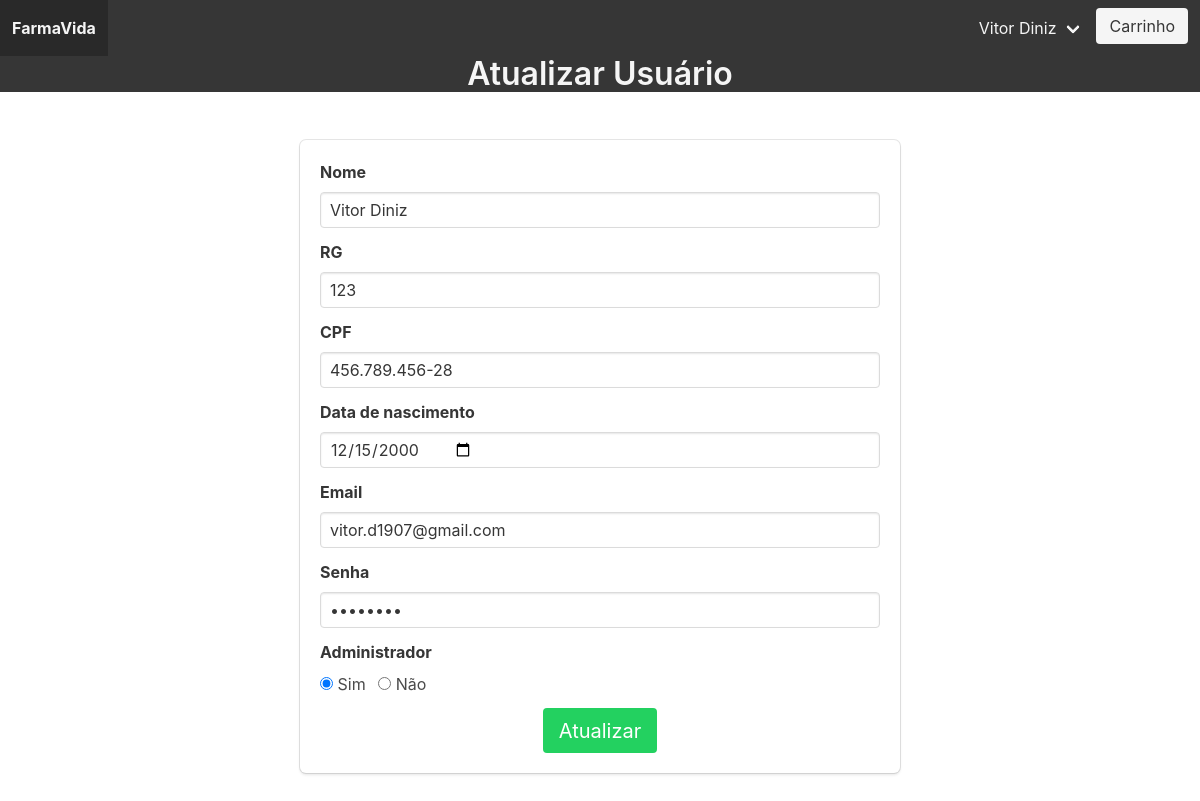
Page /pages/atualizarUser.php?id=1 (signed in) on the committed database.
### tables this page shows
CREATE TABLE `usuario` (
  `id_usuario` int(11) NOT NULL,
  `nome` varchar(450) DEFAULT NULL,
  `rg` varchar(45) DEFAULT NULL,
  `cpf` varchar(15) DEFAULT NULL,
  `nascimento` date DEFAULT NULL,
  `status` char(1) DEFAULT NULL,
  `email` varchar(45) DEFAULT NULL,
  `senha` varchar(45) DEFAULT NULL
);

### dao/daoUsuario.class.php (called while the page is built, shortened)
<?php
    require_once "../class/usuario.class.php";
    class DaoUsuario{
        public function selectId($id){
            $return = NULL;
            $conexao = new Conexao();
            $con = $conexao->connectDB();
            $sql = "SELECT * FROM `usuario` WHERE `id_usuario` = {$id}";
            $result = $con->query($sql);
            if(($result->num_rows) != 0){
                while($row = $result->fetch_assoc()){
                    $user = new Usuario();
                    $user->setId($row["id_usuario"]);
                    $user->setNome($row["nome"]);
                    $user->setRg($row["rg"]);
                    $user->setCpf($row["cpf"]);
                    $user->setNascimento($row["nascimento"]);
                    $user->setStatus($row["status"]);
                    $user->setEmail($row["email"]);
                    $user->setSenha($row["senha"]);
                    $return = $user;
                }
            }
            return $return;
        }
    }
?>

### class/usuario.class.php (called while the page is built, shortened)
<?php
    class Usuario{
        private $nome;
        private $rg;
        private $cpf;
        private $nascimento;
        private $email;
        private $senha;
        private $status;
        public function getNome(){
            return $this->nome;
        }
        public function setNome($nome){
            $this->nome = $nome;
        }
        public function getRg(){
            return $this->rg;
        }
        public function setRg($rg){
            $this->rg = $rg;
        }
        public function getCpf(){
            return $this->cpf;
        }
        public function setCpf($cpf){
            $this->cpf = $cpf;
        }
        public function getNascimento(){
            return $this->nascimento;
        }
        public function setNascimento($nascimento){
            $this->nascimento = $nascimento;
        }
        public function getStatus(){
            return $this->status;
        }
        public function setStatus($status){
            $this->status = $status;
        }
        public function getEmail(){
            return $this->email;
        }
        public function setEmail($email){
            $this->email = $email;
        }
        public function getSenha(){
            return $this->senha;
        }
        public function setSenha($senha){
            $this->senha = $senha;
        }
    }
?>

### pages/atualizarUser.php (the view, shortened to what this page needs)
<?php
    require_once "../class/usuario.class.php";
    require_once "../dao/daoUsuario.class.php";
    $daoUser = new DaoUsuario();
    $u = $daoUser->selectId($_GET['id']);
?>
<!DOCTYPE html>
<html lang="pt-br">
    <head>
        <link rel="stylesheet" href="bulma-0.7.5/css/bulma.min.css">
    </head>
    <body>
        <nav class="navbar is-dark " role="navigation" aria-label="main navigation">
            <div class="navbar-brand">
                <a class="navbar-item text-centered" href="index.php"><strong>FarmaVida</strong></a>
            </div>
            <div id="navbarBasicExample" class="navbar-menu">
                <div class="navbar-end">
                    <div class="navbar-item">
                        <?php
                            if(isset($_SESSION['login'])){
                                if(unserialize($_SESSION['login'])->getStatus() == 0){
                                    echo"<div class='navbar-item has-dropdown is-hoverable'>
                                        <a class='navbar-link'>".unserialize($_SESSION['login'])->getNome()."</a>
                                        <a class='button is-light' href='carrinho.php'>Carrinho</a>
                                        <div class='navbar-dropdown'>
                                            <a class='navbar-item' href='atualizarUser.php?id=".unserialize($_SESSION['login'])->getId()."'>Atualizar Dados</a>
                                            <hr class='navbar-divider'>
                                            <a class='navbar-item' href='sair.php'>Sair</a>
                                        </div>
                                    </div>";
                                }else{
                                    echo"<div class='navbar-item has-dropdown is-hoverable'>
                                        <a class='navbar-link'>".unserialize($_SESSION['login'])->getNome()."</a>
                                        <a class='button is-light' href='carrinho.php'>Carrinho</a>
                                        <div class='navbar-dropdown'>
                                            <a class='navbar-item' href='farmacia.php'>Consultar Farmácias</a>
                                            <a class='navbar-item' href='medicamento.php'>Consultar Medicamento</a>
                                            <a class='navbar-item' href='pagamento.php'>Consultar Formas de Pagamento</a>
                                            <a class='navbar-item' href='usuario.php'>Consultar Usuários</a>
                                            <hr class='navbar-divider'>
                                            <a class='navbar-item' href='sair.php'>Sair</a>
                                        </div>
                                    </div>";
                                }
                            }else{
                                echo "<div class='buttons'>
                                    <a class='button is-primary' href='cadastroUser.php'><strong>Cadastre-se</strong></a>
                                    <a class='button is-light' href='login.php'>Faça Login</a>
                                    <a class='button is-light' href='carrinho.php'>Carrinho</a>
                                </div>";
                            }
                        ?>
                    </div>
                </div>
            </div>
        </nav>
        <section class="hero is-dark">
            <h1 class="title has-text-ligth has-text-centered">Atualizar Usuário</h1>
        </section>
        <main class="section container">
            <div class="columns is-centered">
                <div class="column is-8">
                    <div class="box">
                        <form method="POST">
                            <div class="field">
                                <label class="label">Nome</label>
                                <div class="control"><input type="text"  name="nome" class="input" required value="<?php echo $u->getNome();?>"></div>
                            </div>
                            <div class="field">
                                <label class="label">RG</label>
                                <div class="control"><input type="text" name="rg" class="input" required value="<?php echo $u->getRg();?>"></div>
                            </div>
                            <div class="field">
                                <label  class="label">CPF</label>
                                <div class="control"><input type="text" name="cpf" class="input" required value="<?php echo $u->getCpf();?>"></div>
                            </div>
                            <div class="field">
                                <label class="label">Data de nascimento</label>
                                <div class="control"><input type="date" name="nascimento" class="input" required value="<?php echo $u->getNascimento();?>"></div>
                            </div>
                            <div class="field">
                                <label class="label">Email</label>
                                <div class="control"><input type="email" name="email" class="input" required value="<?php echo $u->getEmail();?>"></div>
                            </div>
                            <div class="field">
                                <label class="label">Senha</label>
                                <div class="control"><input type="password" name="senha" class="input" required value="<?php echo $u->getSenha();?>"></div>
                            </div>
                            <?php
                                if((unserialize ($_SESSION['login'])->getStatus()) == 1){
                                    if($u->getStatus() == 1){
                                        echo "<div class='field'>
                                            <label class='label'>Administrador</label>
                                            <div class='control'>
                                                <label class='radio'>
                                                    <input type='radio' name='adm' value='1' checked>
                                                    Sim
                                                </label>
                                                <label class='radio'>
                                                    <input type='radio' name='adm' value='0'>
                                                    Não
                                                </label>
                                            </div>
                                        </div>";
                                    }
                                }
                            ?>
                            <div class="field">
                                <div class="control">
                                    <div class="columns">
                                        <div class="column is-narrow container">
                                            <input class="button is-success is-medium" type="submit" value="Atualizar" name="submit">
                                        </div>
                                    </div>
                                </div>
                            </div>
                        </form>
                    </div>
                </div>
            </div>
        </main>
    </body>
</html>

### rows in the picture
usuario: nome "Vitor Diniz", rg "123", cpf "456.789.456-28", nascimento "12/15/2000", email "vitor.d1907@gmail.com"
